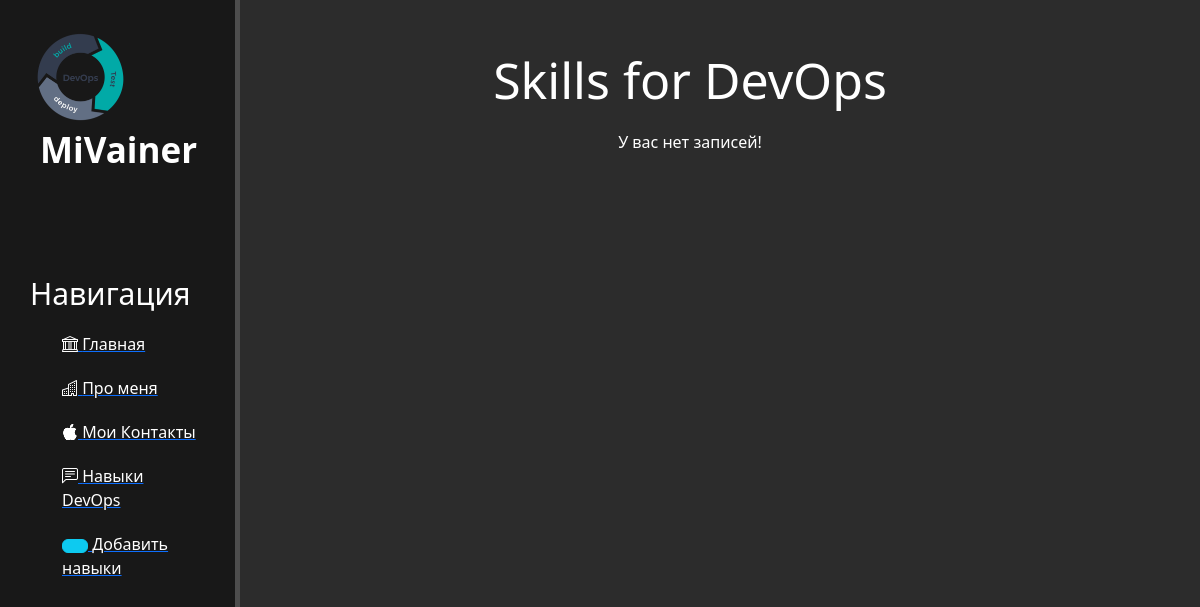
Before: /news/ with the older database file.
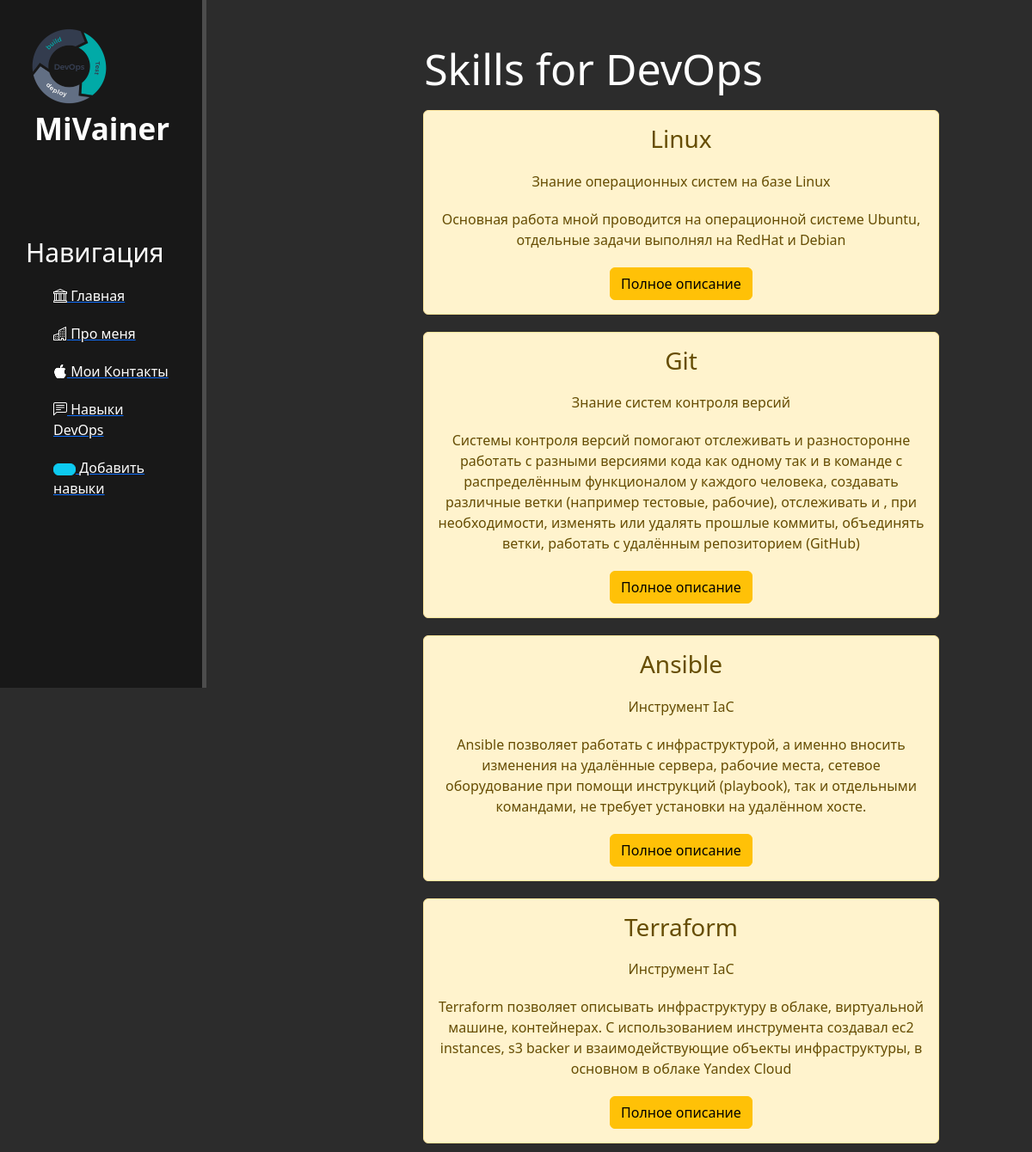
After: the same page with the newer database file.
### app2/models.py (models this page shows, shortened)
class Artiles(models.Model):
    skill = models.CharField('Название скила', max_length=50, default='Не заполнено')
    opisanie = models.CharField('Краткое описание', max_length=250, default='Не заполнено')
    full_text = models.TextField('Примеры реализации')
    class Meta:
        verbose_name = "Навыки DevOps"
        verbose_name_plural = "Навыки DevOps"

### app2/views.py (the view)
# urls.py: path("", views.news_home, name='news_home'),
def news_home(request):
    skills = Artiles.objects.all()
    return render(request, "app2/news_home.html", {'skills': skills})

### app2/templates/app2/news_home.html (shortened to what this page needs)
{% extends 'app1/layout.html' %}
{% block content1 %}
    <div class="features">
        <h1>Skills for DevOps</h1>
        {% if skills %}
            {% for skill in skills %}
                <div class="alert alert-warning">
                    <h3>{{ skill.skill }}</h3>
                    <p>{{ skill.opisanie }}</p>
                    <p>{{ skill.full_text }}</p>
                    <a href="{% url 'news-detail' skill.id %}" class="btn btn-warning">Полное описание</a>
                </div>
            {% endfor %}
        {% else %}
            <p>У вас нет записей!</p>
        {% endif %}
    </div>
{% endblock %}

### app1/templates/app1/layout.html (shortened to what this page needs)
{% load static %}
<!DOCTYPE html>
<html lang="en">
<head>
    <link rel="stylesheet" href="https://cdn.jsdelivr.net/npm/bootstrap@5.3.0/dist/css/bootstrap.min.css" rel="stylesheet">
    <link rel="stylesheet" href="{% static 'app1/css/app1.css' %}">
    <link rel="stylesheet" href="https://cdn.jsdelivr.net/npm/bootstrap-icons@1.10.4/font/bootstrap-icons.css">
</head>
<body>
    <aside>
        <img src="{%static 'app1/img/logo.webp' %}" alt="Картинка">
        <span class="logo">MiVainer</span>
        <h3>Навигация</h3>
        <ul>
            <a href="{% url 'home' %}"><li><i class="bi bi-bank"></i> Главная</li></a>
            <a href="{% url 'about' %}"><li><i class="bi bi-buildings"></i> Про меня</li></a>
            <a href="{% url 'contacts' %}"><li><i class="bi bi-apple"></i> Мои Контакты</li></a>
            <a href="{% url 'news_home' %}"><li><i class="bi bi-chat-left-text"></i> Навыки DevOps</li></a>
            <a href="{% url 'create' %}"><li><button class="btn btn-info"></button> Добавить навыки</li></a>
        </ul>
    </aside>
    <main>
    {% block content1 %}
    {% endblock %}
    </main>
</body>
</html>

### app1/static/app1/css/app1.css (style rules this page uses)
body { background: #2c2c2c; }
aside { float: left; background: #181818; width: 20%; padding: 2.5%; height: 100vh; color: #fff; border-right: 5px solid #4d4d4d; }
aside img { width: 100px; float: left; }
aside .logo { font-size: 35px; margin-left: 10px; font-weight: bold; position: relative; }
aside h3 { margin-top: 100px; font-size: 30px; }
aside ul { list-style: none }
aside ul li { color: #fff; display: block; margin-top: 20px; transition: all .6s ease; }
main .features { float: left; color: #fff; margin-top: 50px; text-align: center; width: 75%; }
main .features h1 { font-size: 50px; }
main .features p { max-width: 700px; margin: 20px auto }
.alert-warning { float: left; clear: both; width: 600px; margin: 10px 28%; }

Changed rows visible on the page:
added Artiles: skill "Linux", opisanie "Знание операционных систем на базе Linux", full_text "Основная работа мной проводится на операционной системе Ubuntu, отдельные задачи выполнял на RedHat и Debian"
added Artiles: skill "Git", opisanie "Знание систем контроля версий", full_text "Системы контроля версий помогают отслеживать и разносторонне работать с разными версиями кода как одному так и в команде с распределённым функционалом у каждого человека, создавать различные ветки (например тестовые, рабочие), отслеживать и , при необходимости, изменять или удалять прошлые коммиты, объединять ветки, работать с удалённым репозиторием (GitHub)"
added Artiles: skill "Ansible", opisanie "Инструмент IaC", full_text "Ansible позволяет работать с инфраструктурой, а именно вносить изменения на удалённые сервера, рабочие места, сетевое оборудование при помощи инструкций (playbook), так и отдельными командами, не требует установки на удалённом хосте."
added Artiles: skill "Terraform", opisanie "Инструмент IaC", full_text "Terraform позволяет описывать инфраструктуру в облаке, виртуальной машине, контейнерах. С использованием инструмента создавал ec2 instances, s3 backer и взаимодействующие объекты инфраструктуры, в основном в облаке Yandex Cloud"
Other visible differences:
text no longer shown: "У вас нет записей!"
